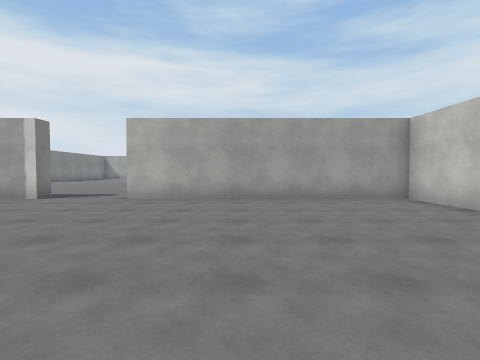
view 1 (above)

22 first-person views from a walk through a scene from a Unity 3-D project. The camera is 1.4 m above the floor, tilts 2° down and sees 85° across. The floor is counted in squares, 2 m on a side. Each view is taken from the middle of a square. On the plan, view 1 faces up. The plan holds only what a view shows up to about 9 squares ahead; the rest is blank. The place goes on beyond the plan. The player character is not drawn. Surface patterns are stand-ins for the level's own textures.

view 2
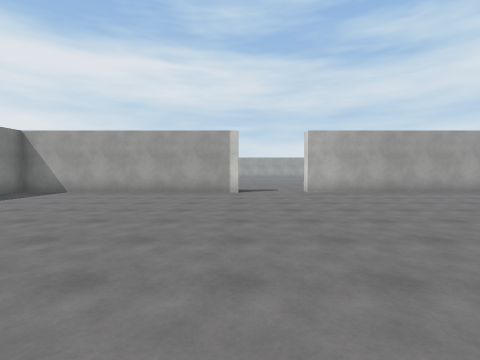

view 3
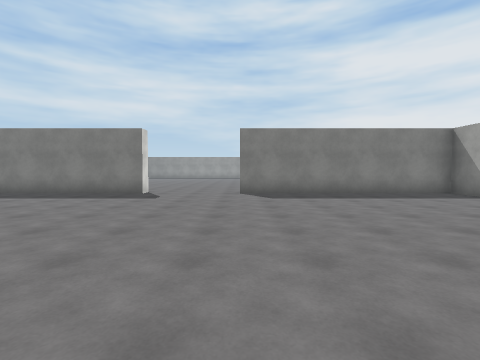

view 4
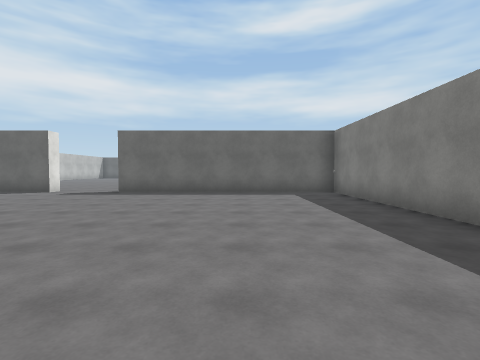

view 5
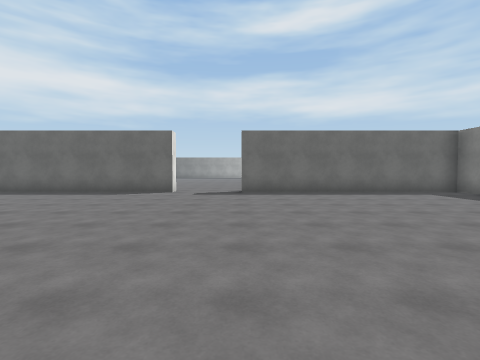

view 6
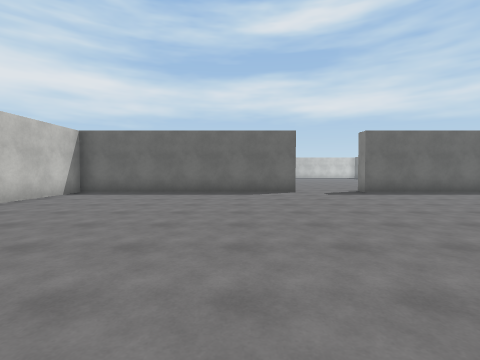

view 7
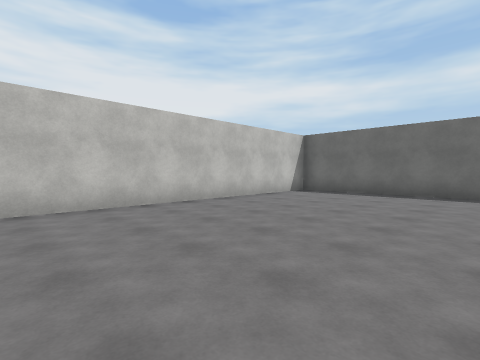

view 8
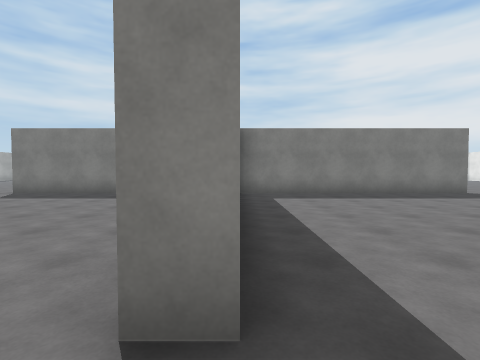

view 9
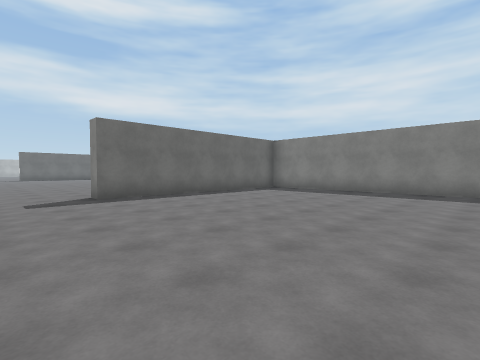

view 10
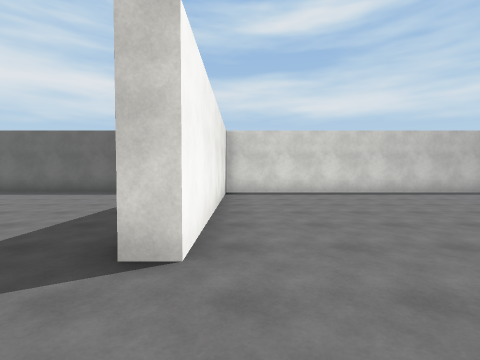

view 11
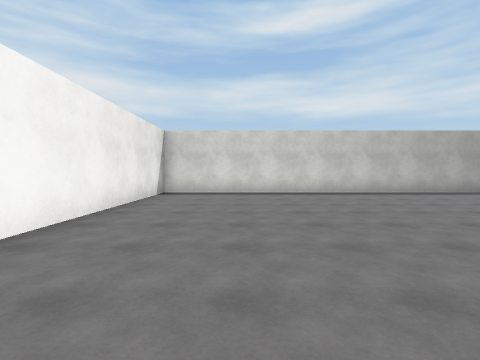

view 12
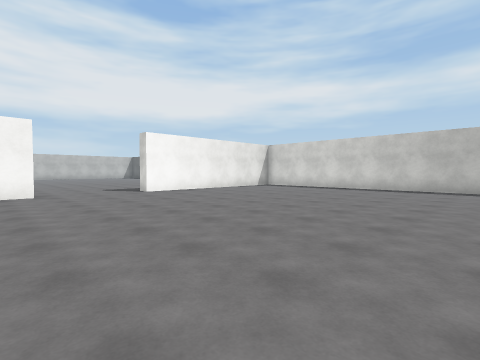

view 13
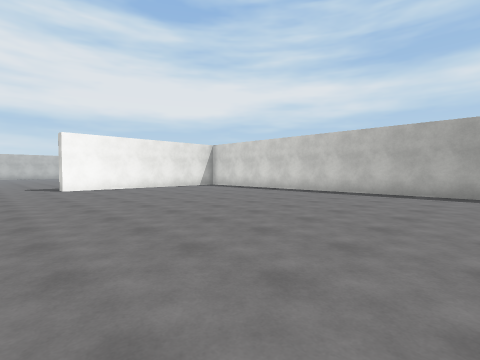

view 14
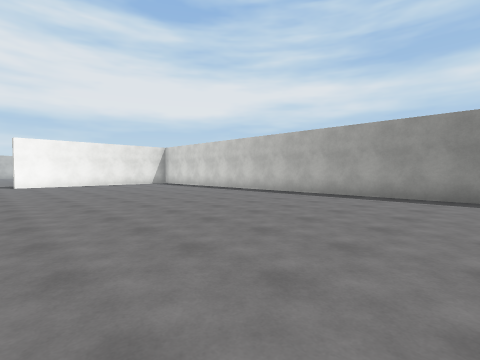

view 15
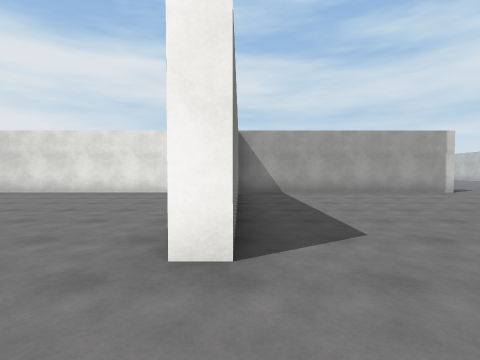

view 16
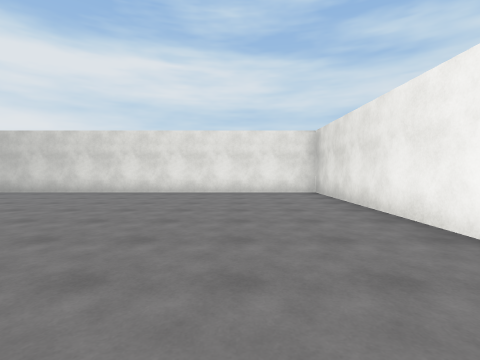

view 17
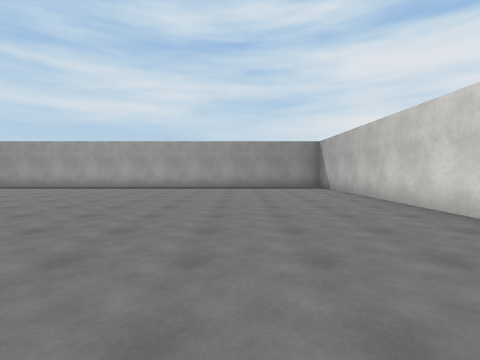

view 18
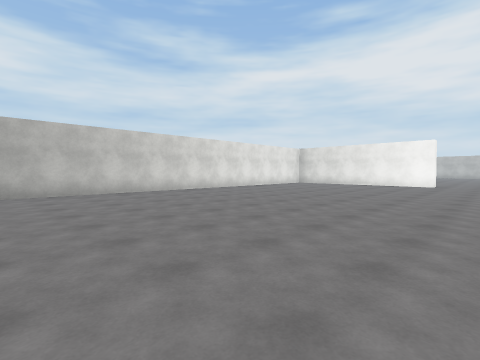

view 19
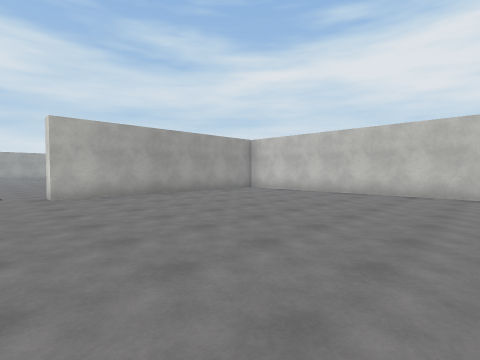

view 20
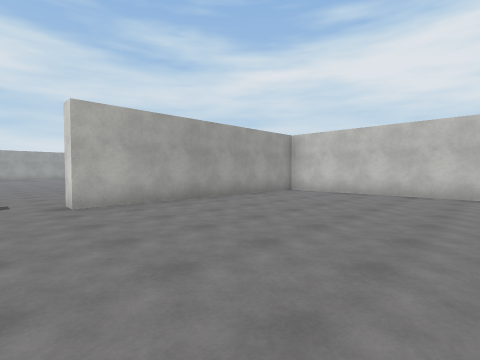

view 21
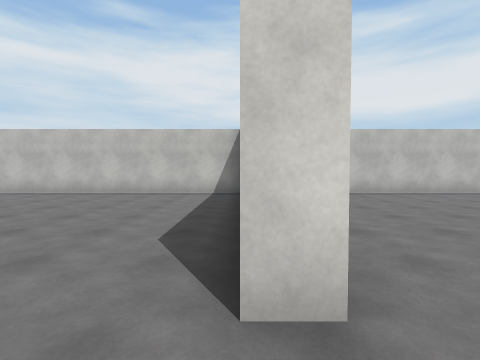

view 22
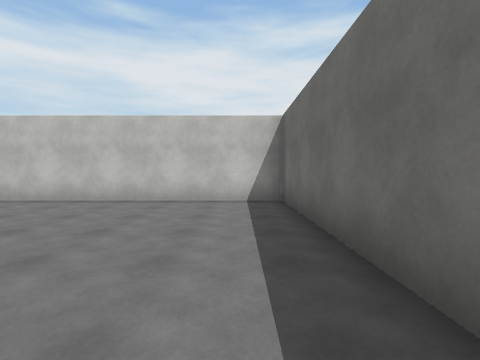

### Floor plan
Points are (right, up) in squares from view 1. A wall is a line through its corners. A room is listed if a view was taken in it or the views show most of it. See-through windows are left out.
Room 1 (views 1, 2, 3, 4, 5, 6, 7, 8, 9, 10, 15, 19, 20, 21, 22)
walls: (-1, 7) (4.2, 7) (4.2, 14.5); (-8.8, 7) (-5.1, 7) (-5.1, 6.5) (-12.1, 6.5) (-12.1, 0) (-12.6, 0); (-12.6, -3) (-12.1, -3) (-12.1, -9.5) (-5.1, -9.5) (-5.1, -10); (-2.8, -10) (-2.8, -9.5) (4.2, -9.5) (4.2, 6.5) (-2.8, 6.5) (-2.8, 7); (-12.1, 14.1) (-12.1, 7)
ways out: opening at (-12.8, -1.5) to room 2; opening at (-4, -10); gap at (-12, 14)
Room 2 (views 11, 12, 13, 14, 16, 17, 18)
walls: (-12.6, 0) (-12.6, 6.5) (-26, 6.5); (-25.8, -9.5) (-12.6, -9.5) (-12.6, -3)
ways out: opening at (-12.8, -1.5) to room 1

Positions as (right, up) in squares from view 1, and headings:
1: (0, 0), facing up
2: (-5, -2), facing up
3: (-4, 0), facing left
4: (-9, -1), facing down
5: (-5, -1), facing down
6: (-1, -1), facing down
7: (-1, -1), facing down-right
8: (-4, 7), facing left
9: (-3, 14), facing down-left
10: (-13, -1), facing down
11: (-15, -1), facing down
12: (-21, 1), facing down-right
13: (-23, -1), facing down-right
14: (-26, -2), facing down-right
15: (-12, -2), facing up
16: (-15, -2), facing up
17: (-17, 3), facing left
18: (-26, -2), facing up-right
19: (-4, -1), facing up-right
20: (-4, 1), facing up-right
21: (-4, 7), facing right
22: (-2, 8), facing right
